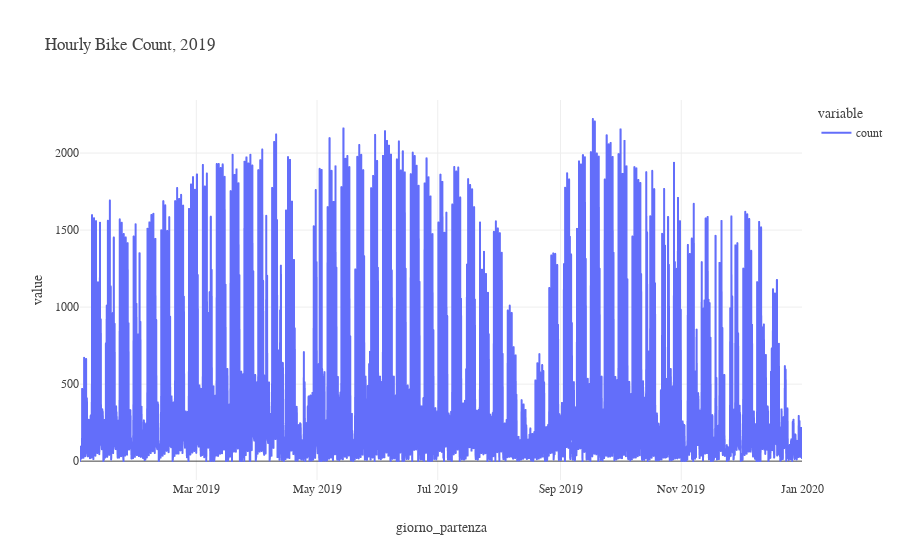

Notebook code for this chart:
### Code cell
ps.plotly_style(hourly_outflow.plot(title="Hourly Bike Count, 2019"))

### Figure 1 — Plotly figure (JSON) as saved in the notebook; plotly's stock layout.template omitted (floating-point values rounded to 4 significant figures; data arrays with more than 128 entries replaced by an {"elided": "..."} marker saying what was removed)
{"data": [{"hovertemplate": "variable=count<br>giorno_partenza=%{x}<br>value=%{y}<extra></extra>", "legendgroup": "count", "line": {"color": "#636efa", "dash": "solid"}, "mode": "lines", "name": "count", "showlegend": true, "type": "scattergl", "x": {"elided": "7129 str values"}, "xaxis": "x", "y": {"elided": "7129 int values"}, "yaxis": "y"}], "layout": {"autosize": true, "font": {"family": "DejaVuSansMono Nerd Font"}, "legend": {"title": {"text": "variable"}, "tracegroupgap": 0}, "title": {"text": "Hourly Bike Count, 2019", "x": 0.05, "xanchor": "left"}, "xaxis": {"anchor": "y", "autorange": true, "domain": [0, 1], "range": ["2019-01-01 06:00", "2020-01-01"], "title": {"text": "giorno_partenza"}, "type": "date"}, "yaxis": {"anchor": "x", "autorange": true, "domain": [0, 1], "range": [-122.3, 2344.0], "title": {"text": "value"}, "type": "linear"}}}
